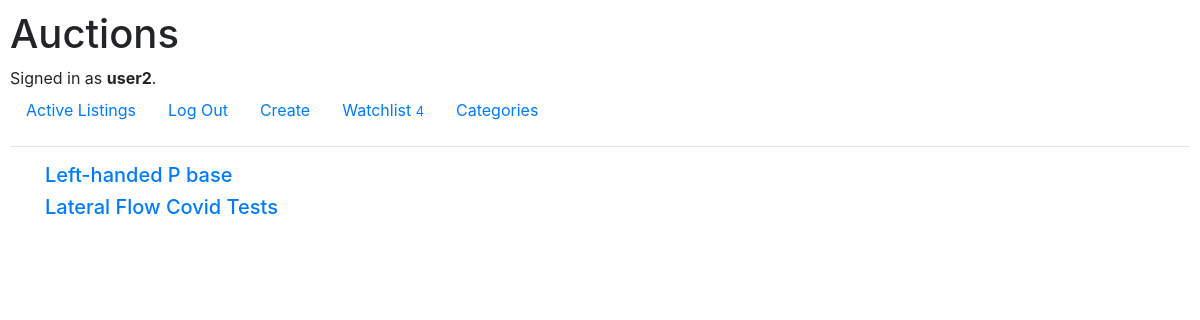
Page /listings_by_category/15/ (signed in) on the committed database.
### auctions/models.py (models this page shows, shortened)
class User(AbstractUser):
    pass

class Listing(models.Model):
    seller = models.ForeignKey(User, on_delete=models.CASCADE, related_name="seller")
    title = models.CharField(max_length=60)
    description = models.TextField()
    image = models.ImageField(upload_to="images", blank=True)
    timestamp = models.DateTimeField(auto_now_add=True)
    price = models.DecimalField(max_digits=6, decimal_places=2)
    is_active = models.BooleanField(default=True)
    category = models.ForeignKey(Category, on_delete=models.CASCADE, null=True, related_name="listing_category")
    comments = models.ManyToManyField(Comment, blank=True)
    bids = models.ManyToManyField(Bid, blank=True)
    """
    As per assignment specs, any new offers must be higher
    than the current highest.
    This method will return the current highest bid for the listing
    or the value 0 (cast to float) if no bids have been placed for that listing.
    """
    """
    Returns the user id of highest bidder
    for a closed listing (i.e. winner's id)
    """

### auctions/views.py (the view)
# urls.py: path("listings_by_category/<int:category_id>/", views.listings_by_category, name="listings_by_category"),
@login_required
def listings_by_category(request, category_id):
    category = Category.objects.get(pk=category_id)
    listings_by_category = Listing.objects.filter(category__id=category.id)
    context = {
        "qs": listings_by_category,
    }
    return render(request, "auctions/listings_by_category.html", context)

### auctions/templates/auctions/listings_by_category.html (shortened to what this page needs)
{% extends "auctions/layout.html" %}
{% block body %}
<div class="container">
    {% for obj in qs %}
        <h5><a href="{% url 'listing_view' obj.id %}"> {{ obj.title }} </a></h5>
    {% endfor %}
</div>
{% endblock %}

### auctions/templates/auctions/layout.html (shortened to what this page needs)
{% load static %}
<!DOCTYPE html>
<html lang="en">
    <head>
        <link rel="stylesheet" href="https://stackpath.bootstrapcdn.com/bootstrap/4.4.1/css/bootstrap.min.css">
        <link href="{% static 'auctions/styles.css' %}" rel="stylesheet">
    </head>
    <body>
        <h1>Auctions</h1>
        <div>
            {% if user.is_authenticated %}
                Signed in as <strong>{{ user.username }}</strong>.
            {% else %}
                Not signed in.
            {% endif %}
        </div>
        <ul class="nav">
            <li class="nav-item">
                <a class="nav-link" href="{% url 'index' %}">Active Listings</a>
            </li>
            {% if user.is_authenticated %}
                <li class="nav-item">
                    <a class="nav-link" href="{% url 'logout' %}">Log Out</a>
                </li>
                <li class="nav-item">
                    <a class="nav-link" href="{% url 'create' %}">Create</a>
                </li>
                <li class="nav-item">
                    <a class="nav-link" href="{% url 'view_watchlist' %}">Watchlist <small> {{ user.watchlist.all.count }}</small></a>
                </li>
                <li class="nav-item">
                    <a class="nav-link" href="{% url 'categories' %}">Categories </a>
                </li>
            {% endif %}
        </ul>
        <hr>
        {% block body %}
        {% endblock %}
    </body>
</html>

### auctions/static/auctions/styles.css (style rules this page uses)
body { padding: 10px; }

### rows in the picture
User: username "user2", watchlist.all.count "4"
Listing: title "Left-handed P base"
Listing: title "Lateral Flow Covid Tests"
